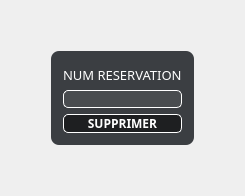
          <widget class="QWidget" name="supprimer_5">
           <property name="styleSheet">
            <string notr="true">#supprimer{
border-image:url(&quot;://sources/gettyimages-585058942.jpg&quot;);
background:#2b3947;
border:0;
}</string>
           </property>
           <attribute name="title">
            <string>Supprimer</string>
           </attribute>
           <layout class="QGridLayout" name="gridLayout_60">
            <item row="1" column="1">
             <widget class="QGroupBox" name="groupBox_20">
              <property name="styleSheet">
               <string notr="true">QGroupBox{
background-color:rgba(14,17,22,80%);
color:white;
border:0;
border-radius:8px;
}</string>
              </property>
              <property name="title">
               <string/>
              </property>
              <layout class="QGridLayout" name="gridLayout_61">
               <item row="1" column="0">
                <widget class="QLineEdit" name="lineEdit_44">
                 <property name="styleSheet">
                  <string notr="true">QLineEdit{
background-color:rgba(255,255,255,7%);
border:1 solid white;
border-radius:5px;
color:white;
}</string>
                 </property>
                </widget>
               </item>
               <item row="2" column="0">
                <widget class="QPushButton" name="pushButton_36">
                 <property name="font">
                  <font>
                   <family>Cairo</family>
                   <weight>75</weight>
                   <bold>true</bold>
                  </font>
                 </property>
                 <property name="styleSheet">
                  <string notr="true">QPushButton{
background-color:rgba(0,0,0,50%);
color:white;
border:1 solid white;
border-radius: 5px;
}
QPushButton:hover{
background-color:rgba(255,0,0,50%);
color:black;
}</string>
                 </property>
                 <property name="text">
                  <string>SUPPRIMER</string>
                 </property>
                </widget>
               </item>
               <item row="0" column="0">
                <widget class="QLabel" name="label_62">
                 <property name="font">
                  <font>
                   <family>Cairo</family>
                   <pointsize>10</pointsize>
                   <weight>50</weight>
                   <bold>false</bold>
                  </font>
                 </property>
                 <property name="styleSheet">
                  <string notr="true">QLabel{
color:white;
}</string>
                 </property>
                 <property name="text">
                  <string>NUM RESERVATION</string>
                 </property>
                </widget>
               </item>
              </layout>
             </widget>
            </item>
            <item row="0" column="1">
             <spacer name="verticalSpacer_47">
              <property name="orientation">
               <enum>Qt::Vertical</enum>
              </property>
              <property name="sizeHint" stdset="0">
               <size>
                <width>20</width>
                <height>40</height>
               </size>
              </property>
             </spacer>
            </item>
            <item row="1" column="2">
             <spacer name="horizontalSpacer_48">
              <property name="orientation">
               <enum>Qt::Horizontal</enum>
              </property>
              <property name="sizeHint" stdset="0">
               <size>
                <width>40</width>
                <height>20</height>
               </size>
              </property>
             </spacer>
            </item>
            <item row="1" column="0">
             <spacer name="horizontalSpacer_49">
              <property name="orientation">
               <enum>Qt::Horizontal</enum>
              </property>
              <property name="sizeHint" stdset="0">
               <size>
                <width>40</width>
                <height>20</height>
               </size>
              </property>
             </spacer>
            </item>
            <item row="2" column="1">
             <spacer name="verticalSpacer_48">
              <property name="orientation">
               <enum>Qt::Vertical</enum>
              </property>
              <property name="sizeHint" stdset="0">
               <size>
                <width>20</width>
                <height>40</height>
               </size>
              </property>
             </spacer>
            </item>
           </layout>
          </widget>
